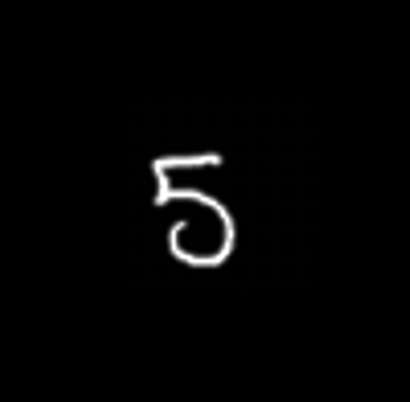
%> input picture project/p1a.png, 410 x 402 px
$ octave part1.m   (GNU Octave 9; MATLAB toolbox functions it lacks are replaced by stand-ins)
%> lines starting %> are read from the running program, lines starting %| are printed output that depends on the picture
%Written by Ayberk SUNAL
%Istanbul Bilgi University


%%%%%%%%%%%%%%%%%%%%%%%%%%%%%%%%%%%%%%%%%%%%%%%%%%%%%%%%%%%%%%

% PART1 A
figure,
subplot(3,2,1)
imshow('p1a.png');
title('original image')

%reads the image
image = imread('p1a.png');
%> image is the input picture: size 402x410x3 uint8; min 0, max 255, mean 4.2
%image level is [0-255]so we can reverse the levels
%example: 0->255 1->254 255->0
L = 256;
newImage = (L-1)-image;
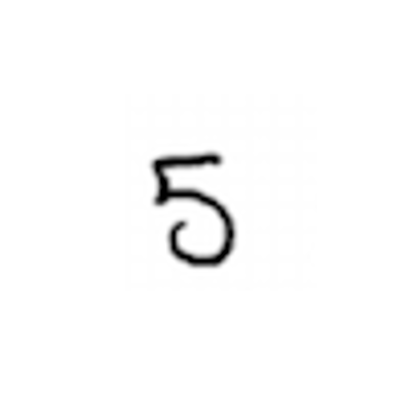
%> newImage: size 402x410x3 uint8; min 0, max 255, mean 250.8

subplot(3,2,2)
imshow(newImage);
title('Image negative -> S = L - 1 - r')
%title('transformed')


%%%%%%%%%%%%%%%%%%%%%%%%%%%%%%%%%%%%%%%%%%%%%%%%%%%%%%%%%%%%%%

%PART1 B
subplot(3,2,3)
imshow('p1b.png')
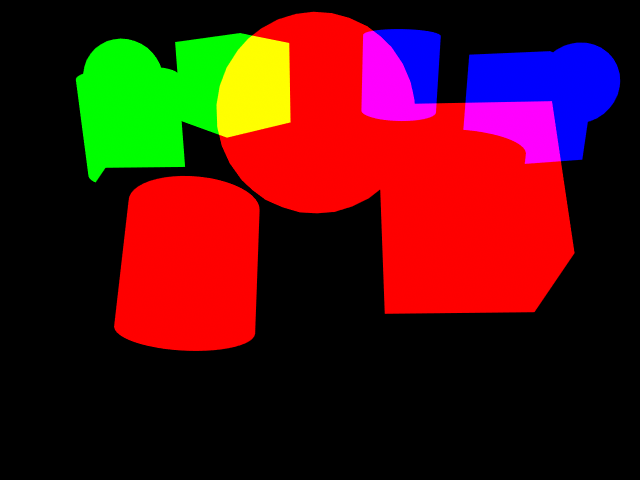
%> input picture project/p1b.png, 640 x 480 px
title('original image')

B = imread('p1b.png');
%> B is the input picture: size 480x640x3 uint8; mean R, G, B 73.9, 18.2, 17
%only copy the red values
B2 = B(:,:,1);
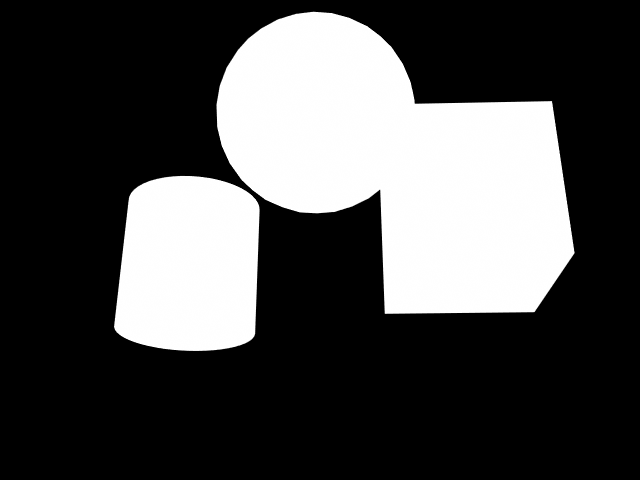
%> B2: size 480x640 uint8; min 0, max 255, mean 73.9
%rotate them 180 degrees
B2 = imrotate(B2,180);
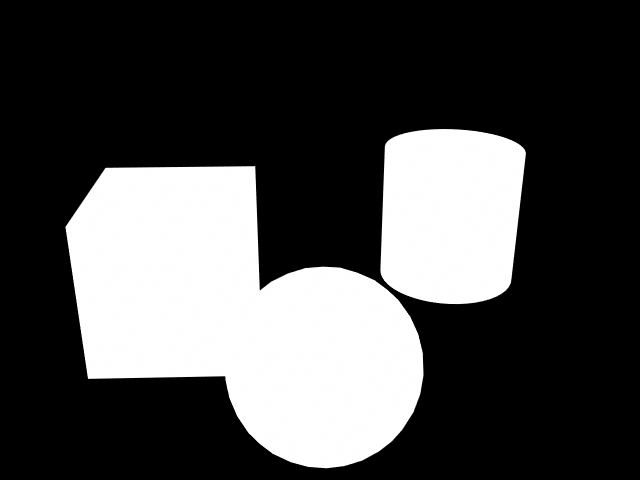
%> B2: size 480x640 uint8; min 0, max 255, mean 73.9; mean of the top-left, top-right, bottom-left and bottom-right quarters 42.2, 48.7, 124.8, 80
%combine with green and blue values
B(:,:,1) = B2;
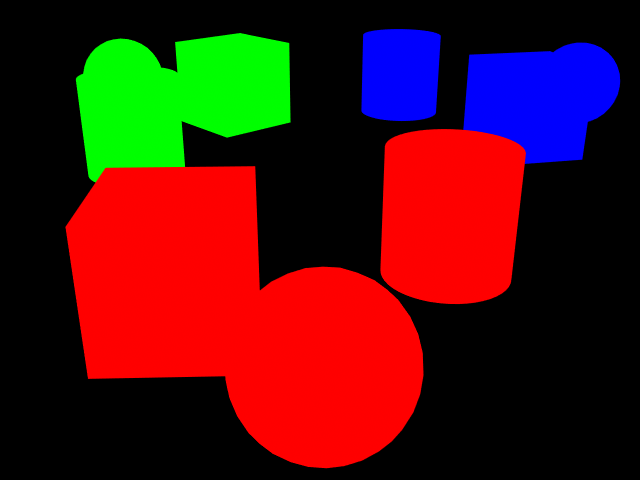
%> B: size 480x640x3 uint8; mean R, G, B 73.9, 18.2, 17; mean of the top-left, top-right, bottom-left and bottom-right quarters 38.4, 38.9, 41.6, 26.7

subplot(3,2,4)
imshow(B);
title('Red rotated')

%%%%%%%%%%%%%%%%%%%%%%%%%%%%%%%%%%%%%%%%%%%%%%%%%%%%%%%%%%%%%%

% PART1 C

A=imread('p1c.jpg');
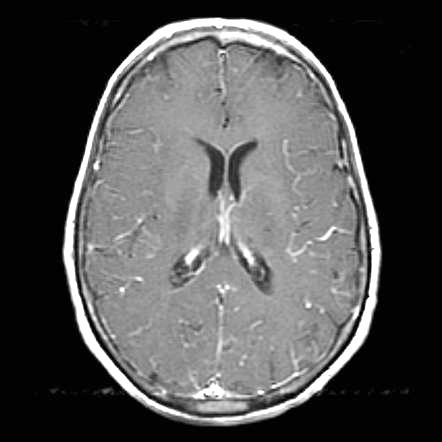
%> input picture project/p1c.jpg, 442 x 442 px
%> A is the input picture: size 442x442x3 uint8; min 0, max 255, mean 80.3
r=double(A);
G=2.00;%Gamma =2.00
C=1;
S=C*(r.^G);
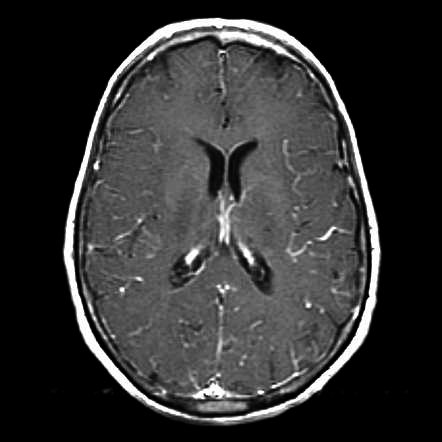
%> S: size 442x442x3 double; min 0, max 65025, mean 12873.8; drawn with min black and max white
Temp=255/(C*(255.^G));
%display image range [0 255]
S1=uint8(Temp*S);

h1=subplot(3,2,5);
imshow(A);
title('original image')
h2=subplot(3,2,6);
imshow(S1);
linkaxes([h2,h1])
title('Gamma corrected Image -> S = cr^\gamma  \gamma = 2.00 c = 1')


%%%%%%%%%%%%%%%%%%%%%%%%%%%%%%%%%%%%%%%%%%%%%%%%%%%%%%%%%%%%%%
